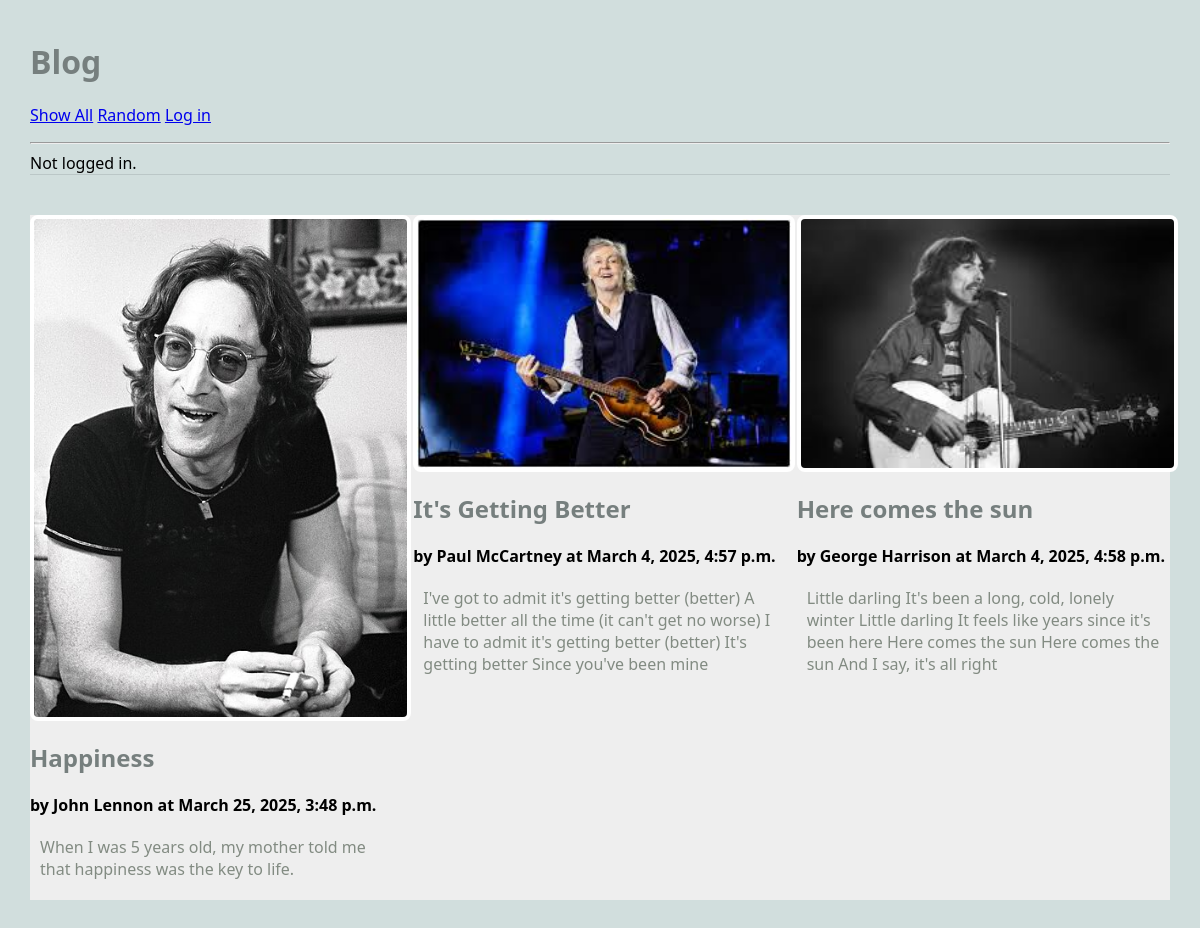
/blog/show_all, run on the app's committed database.
### blog/models.py (models this page shows, shortened)
class Article(models.Model):
    title = models.TextField(blank=False)
    author = models.TextField(blank=False)
    text = models.TextField(blank=False)
    published = models.DateTimeField(auto_now=True)
    image_file = models.ImageField(blank=True) # an actual image
    user = models.ForeignKey(User, on_delete=models.CASCADE) ## NEW

### blog/views.py (the view)
# urls.py: path('show_all', ShowAllView.as_view(), name='show_all'),
class ShowAllView(ListView):
    model = Article # retrieve objects of type Article from the database
    template_name = 'blog/show_all.html'
    context_object_name = 'articles' # how to find the data in the template file
    def dispatch(self, request, *args, **kwargs):
        if request.user.is_authenticated:
            print(f'ShowAllView.dispatch(): request.user={request.user}')
        else:
            print(f'ShowAllView.dispatch(): not logged in.')
        return super().dispatch(request, *args, **kwargs)

### blog/templates/blog/show_all.html (shortened to what this page needs)
{% extends 'blog/base.html' %}
{% block content %}
<main class="grid-container">
    {% for a in articles %}
    <article>
        <a href="{% url 'article' a.pk %}">
        {% if a.image_file %}
        <img src="{{a.image_file.url}}" alt="">
        {% else %}
        No Image
        {% endif %}
        </a>
        <div>
            <h2>{{a.title}}</h2>
            <strong>by {{a.author}} at {{a.published}}</strong>
            <p>
            {{a.text}}
        </p>
        </div>
    </article>
    {% endfor %}
</main>
{% endblock %}

### static/styles-blog.css (style rules this page uses)
body { margin: 30px; background: #d1dedd; font-family:'Segoe UI', Tahoma, Geneva, Verdana, sans-serif; }
h1, h2, h3 { color: #767f7e; }
p { color: #828b82; }
.grid-container { background: #eee; max-width: 900px; display: grid; grid-template-columns: repeat(3, 1fr); grid-gap: 10px; max-width: 1200px; margin: 20px auto; }
article img, article.featured img { width: 100%; border: 4px solid #fff; border-radius: 8px; }
article p, article h3 { margin: 20px 10px; }

### data on the page
Article: image_file (picture), title "Happiness", author "John Lennon", published "March 25, 2025, 3:48 p.m.", text "When I was 5 years old, my mother told me that happiness was the key to life."
Article: image_file (picture), title "It's Getting Better", author "Paul McCartney", published "March 4, 2025, 4:57 p.m.", text "I've got to admit it's getting better (better) A little better all the time (it can't get no worse) I have to admit it's getting better (better) It's getting better Since you've been mine"
Article: image_file (picture), title "Here comes the sun", author "George Harrison", published "March 4, 2025, 4:58 p.m.", text "Little darling It's been a long, cold, lonely winter Little darling It feels like years since it's been here Here comes the sun Here comes the sun And I say, it's all right"
